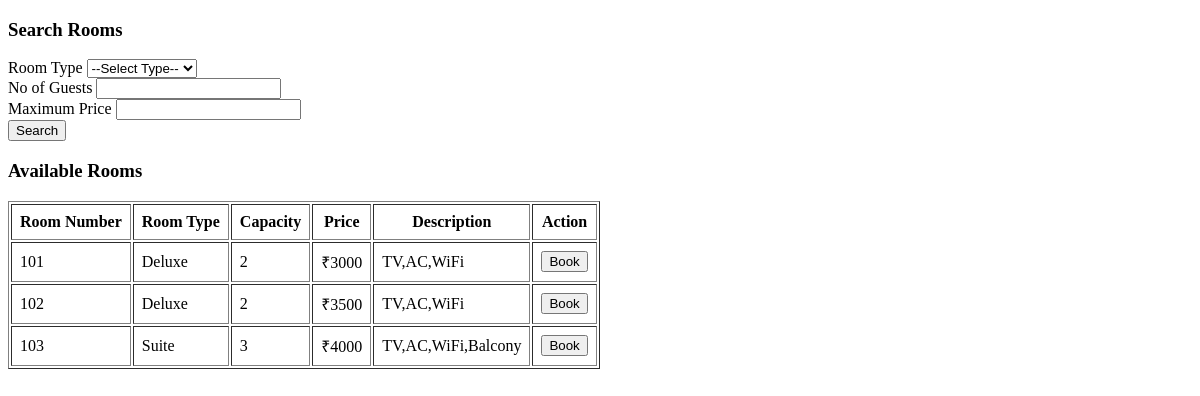
Before: /search with the older database file.
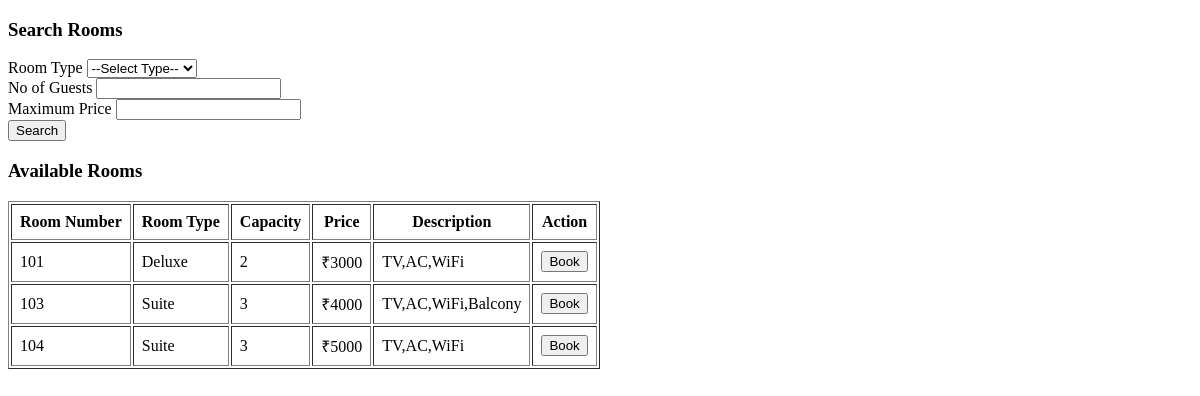
After: the same page with the newer database file.
### app/models/room.py (models this page shows)
class Room(Base):
    __tablename__="rooms"
    id=Column(Integer,primary_key=True,index=True)
    room_num=Column(Integer,nullable=False,unique=True)
    status=Column(String,nullable=False)
    room_type=Column(String,nullable=False)
    price=Column(Integer,nullable=False)
    description=Column(String,nullable=False)
    capacity=Column(Integer,nullable=False)

### main.py (the view)
@app.get("/search",response_class=HTMLResponse)
def search(request:Request,
           room_type:str="",
           capacity:int=None,
           price:int=None
):
    db=SessionLocal()
    query=db.query(Room).filter(Room.status=="Available")
    if room_type:
        query=query.filter(Room.room_type==room_type)
    if capacity:
        query=query.filter(Room.capacity>=capacity)
    if price:
        query = query.filter(Room.price<=price)
    rooms=query.all()
    if not rooms:
        db.close()
        return "No Available Rooms"
    db.close()
    return templates.TemplateResponse("search.html",
                                      {"request":request,
                                      "rooms":rooms
                                      })

### app/templates/search.html (shortened to what this page needs)
<!DOCTYPE html>
<html lang="en">
<head>
</head>
<body>
  <h3>Search Rooms</h3>
  <form action="/search" method=GET>
  <label for="room_type">Room Type</label>
  <select name="room_type">
    <option  value="">--Select Type--</option>
  </select>
  <br>
  <label for="capacity">No of Guests</label>
  <input type="number" name="capacity" required>
  <br>
  <label for="price">Maximum Price</label>
  <input type="number" name="price">
  <br>
  <button>Search</button>
  </form>
  <h3>Available Rooms</h3>
<table border="1" cellpadding="8">
    <tr>
        <th>Room Number</th>
        <th>Room Type</th>
        <th>Capacity</th>
        <th>Price</th>
        <th>Description</th>
        <th>Action</th>
    </tr>
    {% if rooms %}
        {% for room in rooms %}
        <tr>
            <td>{{ room.room_num }}</td>
            <td>{{ room.room_type }}</td>
            <td>{{ room.capacity }}</td>
            <td>₹{{ room.price }}</td>
            <td>{{ room.description }}</td>
            <td>
                <a href="/room/{{ room.id }}">
                    <button>Book</button>
                </a>
            </td>
        </tr>
        {% endfor %}
    {% else %}
        <tr>
            <td colspan="6">No rooms available.</td>
        </tr>
    {% endif %}
</table>
</body>
</html>

Changed rows visible on the page:
no longer on this page (row edited): Room: room_num "102", room_type "Deluxe", capacity "2", price "3500", description "TV,AC,WiFi"
added Room: room_num "104", room_type "Suite", capacity "3", price "5000", description "TV,AC,WiFi"
